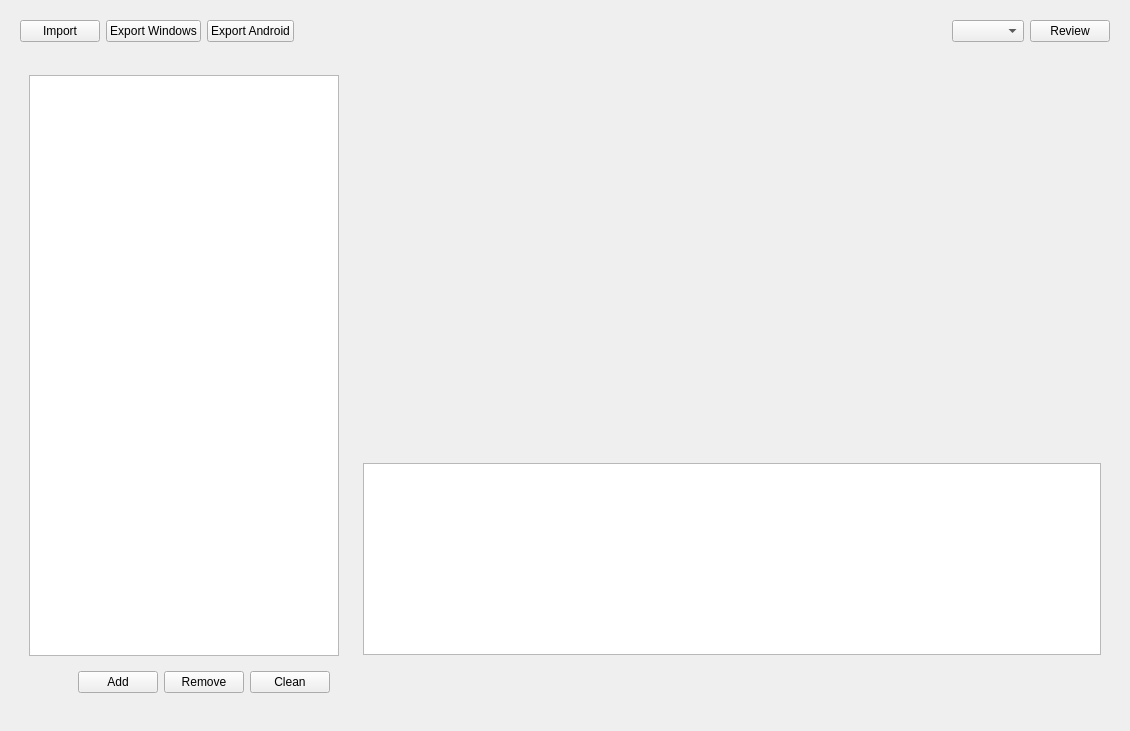
           <widget class="QWidget" name="pagePhotoAlbum">
            <layout class="QVBoxLayout" name="verticalLayout_5">
             <item>
              <widget class="QWidget" name="widget_3" native="true">
               <layout class="QHBoxLayout" name="horizontalLayout_4">
                <item>
                 <widget class="QPushButton" name="pbPhotoAlbumImport">
                  <property name="text">
                   <string>Import</string>
                  </property>
                 </widget>
                </item>
                <item>
                 <widget class="QPushButton" name="pbPhotoAlbumExportWindows">
                  <property name="text">
                   <string>Export Windows</string>
                  </property>
                 </widget>
                </item>
                <item>
                 <widget class="QPushButton" name="pbPhotoAlbumExportAndroid">
                  <property name="text">
                   <string>Export Android</string>
                  </property>
                 </widget>
                </item>
                <item>
                 <spacer name="horizontalSpacer_3">
                  <property name="orientation">
                   <enum>Qt::Horizontal</enum>
                  </property>
                  <property name="sizeHint" stdset="0">
                   <size>
                    <width>40</width>
                    <height>20</height>
                   </size>
                  </property>
                 </spacer>
                </item>
                <item>
                 <widget class="QComboBox" name="comboBox"/>
                </item>
                <item>
                 <widget class="QPushButton" name="pbPhotoAlbumReview">
                  <property name="text">
                   <string>Review</string>
                  </property>
                 </widget>
                </item>
               </layout>
              </widget>
             </item>
             <item>
              <widget class="QWidget" name="widget_4" native="true">
               <layout class="QHBoxLayout" name="horizontalLayout_5">
                <item>
                 <widget class="QWidget" name="widget_6" native="true">
                  <property name="minimumSize">
                   <size>
                    <width>300</width>
                    <height>613</height>
                   </size>
                  </property>
                  <property name="maximumSize">
                   <size>
                    <width>400</width>
                    <height>16777215</height>
                   </size>
                  </property>
                  <layout class="QVBoxLayout" name="verticalLayout_6">
                   <item>
                    <widget class="QListWidget" name="lwPhotoAlbumFile"/>
                   </item>
                   <item>
                    <widget class="QWidget" name="widget" native="true">
                     <layout class="QHBoxLayout" name="horizontalLayout_2">
                      <item>
                       <spacer name="horizontalSpacer">
                        <property name="orientation">
                         <enum>Qt::Horizontal</enum>
                        </property>
                        <property name="sizeHint" stdset="0">
                         <size>
                          <width>40</width>
                          <height>20</height>
                         </size>
                        </property>
                       </spacer>
                      </item>
                      <item>
                       <widget class="QPushButton" name="pbPhotoAlbumAdd">
                        <property name="text">
                         <string>Add</string>
                        </property>
                       </widget>
                      </item>
                      <item>
                       <widget class="QPushButton" name="pbPhotoAlbumRemove">
                        <property name="text">
                         <string>Remove</string>
                        </property>
                       </widget>
                      </item>
                      <item>
                       <widget class="QPushButton" name="pbPhotoAlbumClean">
                        <property name="text">
                         <string>Clean</string>
                        </property>
                       </widget>
                      </item>
                     </layout>
                    </widget>
                   </item>
                  </layout>
                 </widget>
                </item>
                <item>
                 <widget class="QWidget" name="widget_5" native="true">
                  <property name="minimumSize">
                   <size>
                    <width>756</width>
                    <height>613</height>
                   </size>
                  </property>
                  <layout class="QVBoxLayout" name="verticalLayout_7">
                   <property name="bottomMargin">
                    <number>56</number>
                   </property>
                   <item>
                    <widget class="QLabel" name="lPhotoAlbumThumb">
                     <property name="minimumSize">
                      <size>
                       <width>0</width>
                       <height>382</height>
                      </size>
                     </property>
                     <property name="maximumSize">
                      <size>
                       <width>16777215</width>
                       <height>16777215</height>
                      </size>
                     </property>
                     <property name="text">
                      <string/>
                     </property>
                     <property name="scaledContents">
                      <bool>true</bool>
                     </property>
                     <property name="alignment">
                      <set>Qt::AlignCenter</set>
                     </property>
                    </widget>
                   </item>
                   <item>
                    <widget class="QPlainTextEdit" name="ptePhotoAlbumText">
                     <property name="minimumSize">
                      <size>
                       <width>0</width>
                       <height>160</height>
                      </size>
                     </property>
                     <property name="maximumSize">
                      <size>
                       <width>16777215</width>
                       <height>230</height>
                      </size>
                     </property>
                    </widget>
                   </item>
                  </layout>
                 </widget>
                </item>
               </layout>
              </widget>
             </item>
            </layout>
           </widget>
